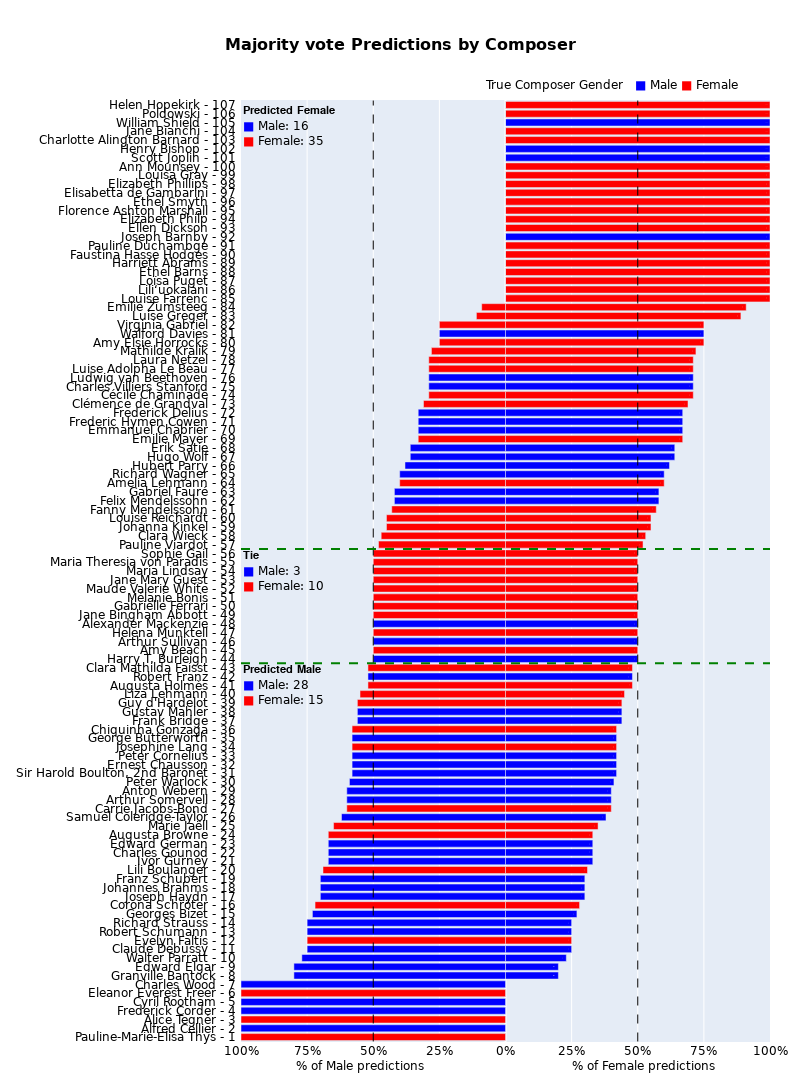

The cell this chart's notebook holds for it:
### Code cell
fig=utils.proportions_by_composer(df)

### Figure 1 — Plotly figure (JSON) as saved in the notebook; plotly's stock layout.template omitted (floating-point values rounded to 4 significant figures)
{"data": [{"marker": {"color": ["red", "blue", "red", "blue", "blue", "red", "blue", "blue", "blue", "blue", "blue", "red", "blue", "blue", "blue", "red", "blue", "blue", "blue", "red", "blue", "blue", "blue", "red", "red", "blue", "red", "blue", "blue", "blue", "blue", "blue", "blue", "red", "blue", "red", "blue", "blue", "red", "red", "red", "blue", "red", "blue", "red", "blue", "red", "blue", "red", "red", "red", "red", "red", "red", "red", "red", "red", "red", "red", "red", "red", "blue", "blue", "red", "blue", "blue", "blue", "blue", "red", "blue", "blue", "blue", "red", "red", "blue", "blue", "red", "red", "red", "red", "blue", "red", "red", "red", "red", "red", "red", "red", "red", "red", "red", "blue", "red", "red", "red", "red", "red", "red", "red", "red", "blue", "blue", "red", "red", "blue", "red", "red"]}, "name": "Positive Proportion", "orientation": "h", "showlegend": false, "text": [1, 2, 3, 4, 5, 6, 7, 8, 9, 10, 11, 12, 13, 14, 15, 16, 17, 18, 19, 20, 21, 22, 23, 24, 25, 26, 27, 28, 29, 30, 31, 32, 33, 34, 35, 36, 37, 38, 39, 40, 41, 42, 43, 44, 45, 46, 47, 48, 49, 50, 51, 52, 53, 54, 55, 56, 57, 58, 59, 60, 61, 62, 63, 64, 65, 66, 67, 68, 69, 70, 71, 72, 73, 74, 75, 76, 77, 78, 79, 80, 81, 82, 83, 84, 85, 86, 87, 88, 89, 90, 91, 92, 93, 94, 95, 96, 97, 98, 99, 100, 101, 102, 103, 104, 105, 106, 107], "textposition": "inside", "type": "bar", "x": [0, 0, 0, 0, 0, 0, 0, 0.2, 0.2, 0.23, 0.25, 0.25, 0.25, 0.25, 0.27, 0.28, 0.3, 0.3, 0.3, 0.31, 0.33, 0.33, 0.33, 0.33, 0.35, 0.38, 0.4, 0.4, 0.4, 0.41, 0.42, 0.42, 0.42, 0.42, 0.42, 0.42, 0.44, 0.44, 0.44, 0.45, 0.48, 0.48, 0.48, 0.5, 0.5, 0.5, 0.5, 0.5, 0.5, 0.5, 0.5, 0.5, 0.5, 0.5, 0.5, 0.5, 0.52, 0.53, 0.55, 0.55, 0.57, 0.58, 0.58, 0.6, 0.6, 0.62, 0.64, 0.64, 0.67, 0.67, 0.67, 0.67, 0.69, 0.71, 0.71, 0.71, 0.71, 0.71, 0.72, 0.75, 0.75, 0.75, 0.89, 0.91, 1, 1, 1, 1, 1, 1, 1, 1, 1, 1, 1, 1, 1, 1, 1, 1, 1, 1, 1, 1, 1, 1, 1], "y": ["Pauline-Marie-Elisa Thys", "Alfred Cellier", "Alice Tegnér", "Frederick Corder", "Cyril Rootham", "Eleanor Everest Freer", "Charles Wood", "Granville Bantock", "Edward Elgar", "Walter Parratt", "Claude Debussy", "Evelyn Faltis", "Robert Schumann", "Richard Strauss", "Georges Bizet", "Corona Schröter", "Joseph Haydn", "Johannes Brahms", "Franz Schubert", "Lili Boulanger", "Ivor Gurney", "Charles Gounod", "Edward German", "Augusta Browne", "Marie Jaëll", "Samuel Coleridge-Taylor", "Carrie Jacobs-Bond", "Arthur Somervell", "Anton Webern", "Peter Warlock", "Sir Harold Boulton, 2nd Baronet", "Ernest Chausson", "Peter Cornelius", "Josephine Lang", "George Butterworth", "Chiquinha Gonzaga", "Frank Bridge", "Gustav Mahler", "Guy d'Hardelot", "Liza Lehmann", "Augusta Holmès", "Robert Franz", "Clara Mathilda Faisst", "Harry T. Burleigh", "Amy Beach", "Arthur Sullivan", "Helena Munktell", "Alexander Mackenzie", "Jane Bingham Abbott", "Gabrielle Ferrari", "Mélanie Bonis", "Maude Valerie White", "Jane Mary Guest", "Maria Lindsay", "Maria Theresia von Paradis", "Sophie Gail", "Pauline Viardot", "Clara Wieck", "Johanna Kinkel", "Louise Reichardt", "Fanny Mendelssohn", "Felix Mendelssohn", "Gabriel Fauré", "Amelia Lehmann", "Richard Wagner", "Hubert Parry", "Hugo Wolf", "Erik Satie", "Emilie Mayer", "Emmanuel Chabrier", "Frederic Hymen Cowen", "Frederick Delius", "Clémence de Grandval", "Cécile Chaminade", "Charles Villiers Stanford", "Ludwig van Beethoven", "Luise Adolpha Le Beau", "Laura Netzel", "Mathilde Kralik", "Amy Elsie Horrocks", "Walford Davies", "Virginia Gabriel", "Luise Greger", "Emilie Zumsteeg", "Louise Farrenc", "Liliʻuokalani", "Loïsa Puget", "Ethel Barns", "Harriett Abrams", "Faustina Hasse Hodges", "Pauline Duchambge", "Joseph Barnby", "Ellen Dickson", "Elizabeth Philp", "Florence Ashton Marshall", "Ethel Smyth", "Elisabetta de Gambarini", "Elizabeth Phillips", "Louisa Gray", "Ann Mounsey", "Scott Joplin", "Henry Bishop", "Charlotte Alington Barnard", "Jane Bianchi", "William Shield", "Poldowski", "Helen Hopekirk"]}, {"marker": {"color": ["red", "blue", "red", "blue", "blue", "red", "blue", "blue", "blue", "blue", "blue", "red", "blue", "blue", "blue", "red", "blue", "blue", "blue", "red", "blue", "blue", "blue", "red", "red", "blue", "red", "blue", "blue", "blue", "blue", "blue", "blue", "red", "blue", "red", "blue", "blue", "red", "red", "red", "blue", "red", "blue", "red", "blue", "red", "blue", "red", "red", "red", "red", "red", "red", "red", "red", "red", "red", "red", "red", "red", "blue", "blue", "red", "blue", "blue", "blue", "blue", "red", "blue", "blue", "blue", "red", "red", "blue", "blue", "red", "red", "red", "red", "blue", "red", "red", "red", "red", "red", "red", "red", "red", "red", "red", "blue", "red", "red", "red", "red", "red", "red", "red", "red", "blue", "blue", "red", "red", "blue", "red", "red"]}, "name": "Negative Proportion", "orientation": "h", "showlegend": false, "textposition": "inside", "type": "bar", "x": [-1, -1, -1, -1, -1, -1, -1, -0.8, -0.8, -0.77, -0.75, -0.75, -0.75, -0.75, -0.73, -0.72, -0.7, -0.7, -0.7, -0.69, -0.67, -0.67, -0.67, -0.67, -0.65, -0.62, -0.6, -0.6, -0.6, -0.59, -0.58, -0.58, -0.58, -0.58, -0.58, -0.58, -0.56, -0.56, -0.56, -0.55, -0.52, -0.52, -0.52, -0.5, -0.5, -0.5, -0.5, -0.5, -0.5, -0.5, -0.5, -0.5, -0.5, -0.5, -0.5, -0.5, -0.48, -0.47, -0.45, -0.45, -0.43, -0.42, -0.42, -0.4, -0.4, -0.38, -0.36, -0.36, -0.33, -0.33, -0.33, -0.33, -0.31, -0.29, -0.29, -0.29, -0.29, -0.29, -0.28, -0.25, -0.25, -0.25, -0.11, -0.09, 0, 0, 0, 0, 0, 0, 0, 0, 0, 0, 0, 0, 0, 0, 0, 0, 0, 0, 0, 0, 0, 0, 0], "y": ["Pauline-Marie-Elisa Thys", "Alfred Cellier", "Alice Tegnér", "Frederick Corder", "Cyril Rootham", "Eleanor Everest Freer", "Charles Wood", "Granville Bantock", "Edward Elgar", "Walter Parratt", "Claude Debussy", "Evelyn Faltis", "Robert Schumann", "Richard Strauss", "Georges Bizet", "Corona Schröter", "Joseph Haydn", "Johannes Brahms", "Franz Schubert", "Lili Boulanger", "Ivor Gurney", "Charles Gounod", "Edward German", "Augusta Browne", "Marie Jaëll", "Samuel Coleridge-Taylor", "Carrie Jacobs-Bond", "Arthur Somervell", "Anton Webern", "Peter Warlock", "Sir Harold Boulton, 2nd Baronet", "Ernest Chausson", "Peter Cornelius", "Josephine Lang", "George Butterworth", "Chiquinha Gonzaga", "Frank Bridge", "Gustav Mahler", "Guy d'Hardelot", "Liza Lehmann", "Augusta Holmès", "Robert Franz", "Clara Mathilda Faisst", "Harry T. Burleigh", "Amy Beach", "Arthur Sullivan", "Helena Munktell", "Alexander Mackenzie", "Jane Bingham Abbott", "Gabrielle Ferrari", "Mélanie Bonis", "Maude Valerie White", "Jane Mary Guest", "Maria Lindsay", "Maria Theresia von Paradis", "Sophie Gail", "Pauline Viardot", "Clara Wieck", "Johanna Kinkel", "Louise Reichardt", "Fanny Mendelssohn", "Felix Mendelssohn", "Gabriel Fauré", "Amelia Lehmann", "Richard Wagner", "Hubert Parry", "Hugo Wolf", "Erik Satie", "Emilie Mayer", "Emmanuel Chabrier", "Frederic Hymen Cowen", "Frederick Delius", "Clémence de Grandval", "Cécile Chaminade", "Charles Villiers Stanford", "Ludwig van Beethoven", "Luise Adolpha Le Beau", "Laura Netzel", "Mathilde Kralik", "Amy Elsie Horrocks", "Walford Davies", "Virginia Gabriel", "Luise Greger", "Emilie Zumsteeg", "Louise Farrenc", "Liliʻuokalani", "Loïsa Puget", "Ethel Barns", "Harriett Abrams", "Faustina Hasse Hodges", "Pauline Duchambge", "Joseph Barnby", "Ellen Dickson", "Elizabeth Philp", "Florence Ashton Marshall", "Ethel Smyth", "Elisabetta de Gambarini", "Elizabeth Phillips", "Louisa Gray", "Ann Mounsey", "Scott Joplin", "Henry Bishop", "Charlotte Alington Barnard", "Jane Bianchi", "William Shield", "Poldowski", "Helen Hopekirk"]}], "layout": {"annotations": [{"align": "center", "font": {"color": "black", "family": "DejaVu Sans", "size": 12}, "showarrow": false, "text": "% of Male predictions", "x": 0.1, "xref": "paper", "y": -0.035, "yref": "paper"}, {"align": "center", "font": {"color": "black", "family": "DejaVu Sans", "size": 12}, "showarrow": false, "text": "% of Female predictions", "x": 0.9, "xref": "paper", "y": -0.035, "yref": "paper"}, {"align": "left", "font": {"color": "black", "family": "DejaVu Sans", "size": 12}, "showarrow": false, "text": "𝗣𝗿𝗲𝗱𝗶𝗰𝘁𝗲𝗱 𝗙𝗲𝗺𝗮𝗹𝗲<br><span style='color:blue'>■</span> Male: 16<br><span style='color:red'>■</span> Female: 35", "x": 0, "xref": "paper", "y": 0.999, "yref": "paper"}, {"align": "left", "font": {"color": "black", "family": "DejaVu Sans", "size": 12}, "showarrow": false, "text": "𝗧𝗶𝗲<br><span style='color:blue'>■</span> Male: 3<br><span style='color:red'>■</span> Female: 10", "x": 0, "xref": "paper", "y": 0.501, "yref": "paper"}, {"align": "left", "font": {"color": "black", "family": "DejaVu Sans", "size": 12}, "showarrow": false, "text": "𝗣𝗿𝗲𝗱𝗶𝗰𝘁𝗲𝗱 𝗠𝗮𝗹𝗲<br><span style='color:blue'>■</span> Male: 28<br><span style='color:red'>■</span> Female: 15", "x": 0, "xref": "paper", "y": 0.38, "yref": "paper"}, {"align": "center", "font": {"color": "black", "family": "DejaVu Sans", "size": 12}, "showarrow": false, "text": "True Composer Gender  </b> <span style='color:blue'>■</span> Male <span style='color:red'>■</span> Female", "x": 0.7, "xanchor": "center", "xref": "paper", "y": 1.025, "yref": "paper"}], "barmode": "overlay", "height": 1300, "margin": {"b": 50, "l": 200, "r": 20, "t": 100}, "shapes": [{"line": {"color": "black", "dash": "dash", "width": 1}, "type": "line", "x0": 0.5, "x1": 0.5, "y0": -0.5, "y1": 106.5}, {"line": {"color": "black", "dash": "dash", "width": 1}, "type": "line", "x0": -0.5, "x1": -0.5, "y0": -0.5, "y1": 106.5}, {"line": {"color": "green", "dash": "dash", "width": 2}, "type": "line", "x0": -1, "x1": 1, "y0": 42.5, "y1": 42.5}, {"line": {"color": "green", "dash": "dash", "width": 2}, "type": "line", "x0": -1, "x1": 1, "y0": 55.5, "y1": 55.5}], "title": {"font": {"color": "black", "family": "DejaVu Sans", "size": 16}, "text": "<b>Majority vote Predictions by Composer", "x": 0.5, "xanchor": "center"}, "width": 800, "xaxis": {"range": [-1, 1], "tickfont": {"color": "black", "family": "DejaVu Sans", "size": 12}, "tickformat": ".0%", "ticktext": ["100%", "75%", "50%", "25%", "0%", "25%", "50%", "75%", "100%"], "tickvals": [-1, -0.75, -0.5, -0.25, 0, 0.25, 0.5, 0.75, 1], "title": {"font": {"size": 20}}}, "yaxis": {"tickfont": {"color": "black", "family": "DejaVu Sans", "size": 12}, "tickmode": "array", "ticktext": [" Pauline-Marie-Elisa Thys - 1 ", " Alfred Cellier - 2 ", " Alice Tegnér - 3 ", " Frederick Corder - 4 ", " Cyril Rootham - 5 ", " Eleanor Everest Freer - 6 ", " Charles Wood - 7 ", " Granville Bantock - 8 ", " Edward Elgar - 9 ", " Walter Parratt - 10 ", " Claude Debussy - 11 ", " Evelyn Faltis - 12 ", " Robert Schumann - 13 ", " Richard Strauss - 14 ", " Georges Bizet - 15 ", " Corona Schröter - 16 ", " Joseph Haydn - 17 ", " Johannes Brahms - 18 ", " Franz Schubert - 19 ", " Lili Boulanger - 20 ", " Ivor Gurney - 21 ", " Charles Gounod - 22 ", " Edward German - 23 ", " Augusta Browne - 24 ", " Marie Jaëll - 25 ", " Samuel Coleridge-Taylor - 26 ", " Carrie Jacobs-Bond - 27 ", " Arthur Somervell - 28 ", " Anton Webern - 29 ", " Peter Warlock - 30 ", " Sir Harold Boulton, 2nd Baronet - 31 ", " Ernest Chausson - 32 ", " Peter Cornelius - 33 ", " Josephine Lang - 34 ", " George Butterworth - 35 ", " Chiquinha Gonzaga - 36 ", " Frank Bridge - 37 ", " Gustav Mahler - 38 ", " Guy d'Hardelot - 39 ", " Liza Lehmann - 40 ", " Augusta Holmès - 41 ", " Robert Franz - 42 ", " Clara Mathilda Faisst - 43 ", " Harry T. Burleigh - 44 ", " Amy Beach - 45 ", " Arthur Sullivan - 46 ", " Helena Munktell - 47 ", " Alexander Mackenzie - 48 ", " Jane Bingham Abbott - 49 ", " Gabrielle Ferrari - 50 ", " Mélanie Bonis - 51 ", " Maude Valerie White - 52 ", " Jane Mary Guest - 53 ", " Maria Lindsay - 54 ", " Maria Theresia von Paradis - 55 ", " Sophie Gail - 56 ", " Pauline Viardot - 57 ", " Clara Wieck - 58 ", " Johanna Kinkel - 59 ", " Louise Reichardt - 60 ", " Fanny Mendelssohn - 61 ", " Felix Mendelssohn - 62 ", " Gabriel Fauré - 63 ", " Amelia Lehmann - 64 ", " Richard Wagner - 65 ", " Hubert Parry - 66 ", " Hugo Wolf - 67 ", " Erik Satie - 68 ", " Emilie Mayer - 69 ", " Emmanuel Chabrier - 70 ", " Frederic Hymen Cowen - 71 ", " Frederick Delius - 72 ", " Clémence de Grandval - 73 ", " Cécile Chaminade - 74 ", " Charles Villiers Stanford - 75 ", " Ludwig van Beethoven - 76 ", " Luise Adolpha Le Beau - 77 ", " Laura Netzel - 78 ", " Mathilde Kralik - 79 ", " Amy Elsie Horrocks - 80 ", " Walford Davies - 81 ", " Virginia Gabriel - 82 ", " Luise Greger - 83 ", " Emilie Zumsteeg - 84 ", " Louise Farrenc - 85 ", " Liliʻuokalani - 86 ", " Loïsa Puget - 87 ", " Ethel Barns - 88 ", " Harriett Abrams - 89 ", " Faustina Hasse Hodges - 90 ", " Pauline Duchambge - 91 ", " Joseph Barnby - 92 ", " Ellen Dickson - 93 ", " Elizabeth Philp - 94 ", " Florence Ashton Marshall - 95 ", " Ethel Smyth - 96 ", " Elisabetta de Gambarini - 97 ", " Elizabeth Phillips - 98 ", " Louisa Gray - 99 ", " Ann Mounsey - 100 ", " Scott Joplin - 101 ", " Henry Bishop - 102 ", " Charlotte Alington Barnard - 103 ", " Jane Bianchi - 104 ", " William Shield - 105 ", " Poldowski - 106 ", " Helen Hopekirk - 107 "], "tickvals": ["Pauline-Marie-Elisa Thys", "Alfred Cellier", "Alice Tegnér", "Frederick Corder", "Cyril Rootham", "Eleanor Everest Freer", "Charles Wood", "Granville Bantock", "Edward Elgar", "Walter Parratt", "Claude Debussy", "Evelyn Faltis", "Robert Schumann", "Richard Strauss", "Georges Bizet", "Corona Schröter", "Joseph Haydn", "Johannes Brahms", "Franz Schubert", "Lili Boulanger", "Ivor Gurney", "Charles Gounod", "Edward German", "Augusta Browne", "Marie Jaëll", "Samuel Coleridge-Taylor", "Carrie Jacobs-Bond", "Arthur Somervell", "Anton Webern", "Peter Warlock", "Sir Harold Boulton, 2nd Baronet", "Ernest Chausson", "Peter Cornelius", "Josephine Lang", "George Butterworth", "Chiquinha Gonzaga", "Frank Bridge", "Gustav Mahler", "Guy d'Hardelot", "Liza Lehmann", "Augusta Holmès", "Robert Franz", "Clara Mathilda Faisst", "Harry T. Burleigh", "Amy Beach", "Arthur Sullivan", "Helena Munktell", "Alexander Mackenzie", "Jane Bingham Abbott", "Gabrielle Ferrari", "Mélanie Bonis", "Maude Valerie White", "Jane Mary Guest", "Maria Lindsay", "Maria Theresia von Paradis", "Sophie Gail", "Pauline Viardot", "Clara Wieck", "Johanna Kinkel", "Louise Reichardt", "Fanny Mendelssohn", "Felix Mendelssohn", "Gabriel Fauré", "Amelia Lehmann", "Richard Wagner", "Hubert Parry", "Hugo Wolf", "Erik Satie", "Emilie Mayer", "Emmanuel Chabrier", "Frederic Hymen Cowen", "Frederick Delius", "Clémence de Grandval", "Cécile Chaminade", "Charles Villiers Stanford", "Ludwig van Beethoven", "Luise Adolpha Le Beau", "Laura Netzel", "Mathilde Kralik", "Amy Elsie Horrocks", "Walford Davies", "Virginia Gabriel", "Luise Greger", "Emilie Zumsteeg", "Louise Farrenc", "Liliʻuokalani", "Loïsa Puget", "Ethel Barns", "Harriett Abrams", "Faustina Hasse Hodges", "Pauline Duchambge", "Joseph Barnby", "Ellen Dickson", "Elizabeth Philp", "Florence Ashton Marshall", "Ethel Smyth", "Elisabetta de Gambarini", "Elizabeth Phillips", "Louisa Gray", "Ann Mounsey", "Scott Joplin", "Henry Bishop", "Charlotte Alington Barnard", "Jane Bianchi", "William Shield", "Poldowski", "Helen Hopekirk"], "title": {}}}}
